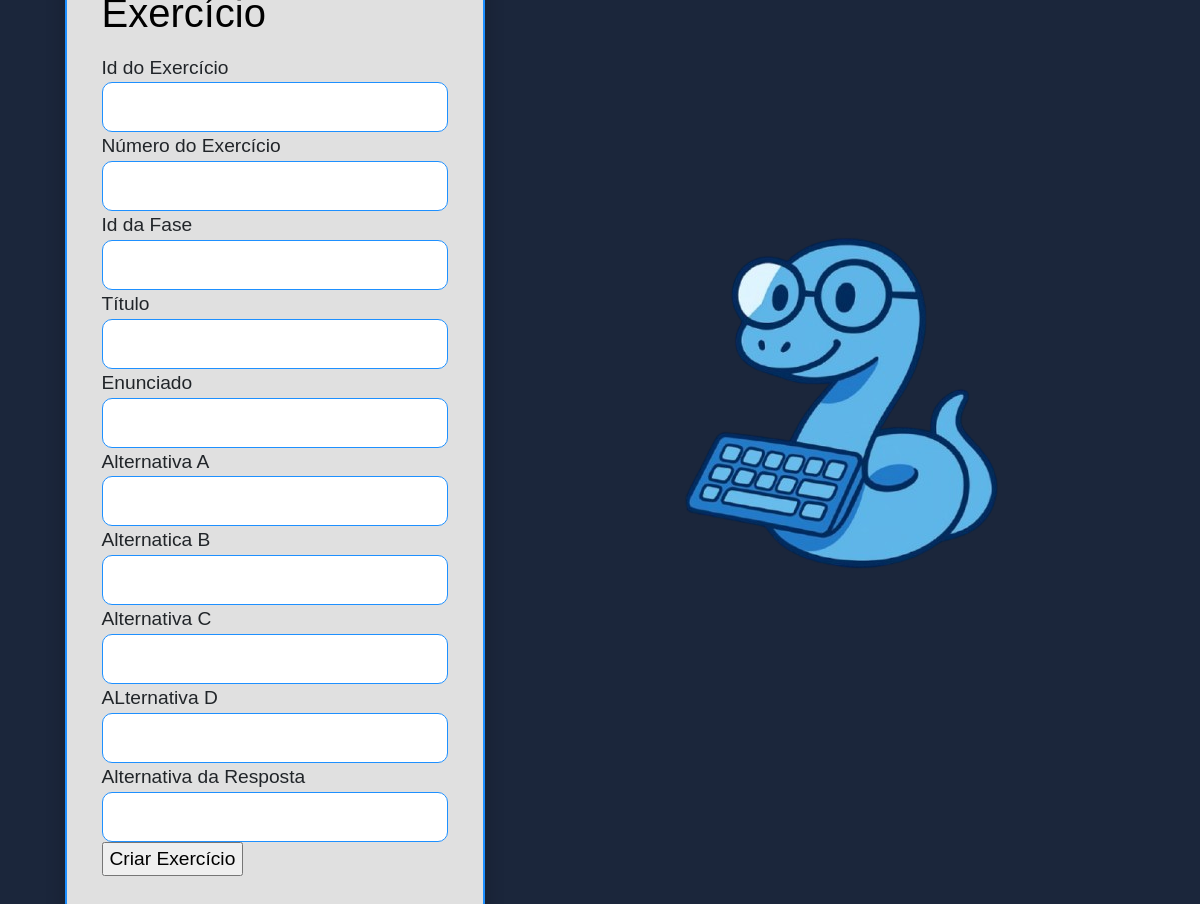
Before: /exercicio/editar/2 with the older database file.
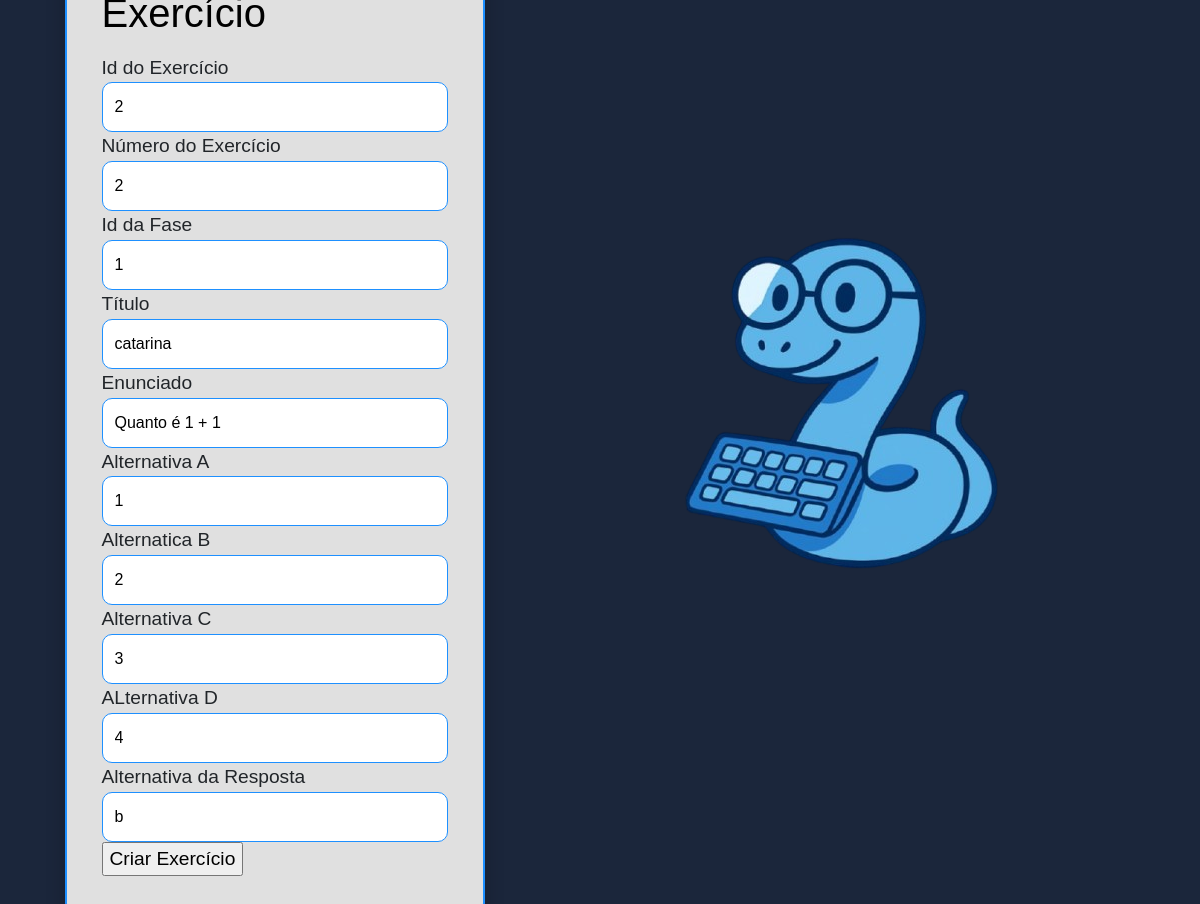
After: the same page with the newer database file.
### models/ExercicioModel.py (models this page shows, shortened)
class ExercicioModel(bd.Model):
    __tablename__ = 'Exercicio'
    idExercicio = bd.Column(bd.Integer, primary_key=True, autoincrement=True)
    titulo = bd.Column(bd.String(25), nullable=False)
    enunciado = bd.Column(bd.Text, nullable=False)
    alternativaA = bd.Column(bd.String(99), nullable=False)
    alternativaB = bd.Column(bd.String(99), nullable=False)
    alternativaC = bd.Column(bd.String(99), nullable=False)
    alternativaD = bd.Column(bd.String(99), nullable=False)
    resposta = bd.Column(bd.Text, nullable=False)
    idFase = bd.Column(bd.Integer, bd.ForeignKey('Fase.idFase'), nullable=False)
    numero = bd.Column(bd.Integer, nullable=False)

### views_mundo.py (the view)
@app.route('/exercicio/editar/<int:idExercicio>')
def editarExercicio(idExercicio):
    oExercicioController = ExercicioController()
    return oExercicioController.editarExercicio(idExercicio)

### helpers.py
class FormularioExercicio(FlaskForm):
    idExercicio = IntegerField("Id do Exercício", validators=[DataRequired()],render_kw={'readonly': True})
    numero = IntegerField("Número do Exercício", validators=[DataRequired()])
    idFase = IntegerField("Id da Fase", validators=[DataRequired()])
    titulo = StringField("Título", validators=[DataRequired(), Length(min=1, max=35)])
    enunciado = StringField("Enunciado", validators=[DataRequired()])
    alternativaA = StringField("Alternativa A", validators=[DataRequired(), Length(min=1, max=99)])
    alternativaB = StringField("Alternatica B", validators=[DataRequired(), Length(min = 1, max=99)])
    alternativaC = StringField("Alternativa C", validators=[DataRequired(),Length(min=1, max=99)])
    alternativaD = StringField("ALternativa D", validators=[DataRequired(), Length(min=1, max=99)])
    resposta = StringField("Alternativa da Resposta",validators=[DataRequired()])
    enviar = SubmitField("Criar Exercício")

### app.py (called while the page is built)
@event.listens_for(Engine, "connect")
def set_sqlite_pragma(dbapi_connection, connection_record):
    cursor = dbapi_connection.cursor()
    cursor.execute("PRAGMA foreign_keys=ON")
    cursor.close()

### templates/formularioExercicio.html (shortened to what this page needs)
{% extends "template.html" %}
{%block cabecalho%}
  <link rel="stylesheet" href="{{url_for('static', filename ='styles/login.css')}}"/>
 {%endblock%}
{%block corpo%}
<main class="container-main">
  <div class="container-principal">
      <h1>Cadastrar Exercício</h1>
      <form action = "{{url_for(aoEnviar)}}" method="post">
        {{form.idExercicio.label()}}
        {{ form.idExercicio(class="barra")}}
        {{form.numero.label()}}
        {{ form.numero(class="barra")}}
        {{form.idFase.label()}}
        {{ form.idFase(class="barra")}}
        {{form.titulo.label()}}
        {{ form.titulo(class="barra")}}
        {{form.enunciado.label()}}
        {{ form.enunciado(class="barra")}}
        {{form.alternativaA.label()}}
        {{ form.alternativaA(class="barra")}}
        {{form.alternativaB.label()}}
        {{ form.alternativaB(class="barra")}}
        {{form.alternativaC.label()}}
        {{ form.alternativaC(class="barra")}}
        {{form.alternativaD.label()}}
        {{ form.alternativaD(class="barra")}}
        {{form.resposta.label()}}
        {{ form.resposta(class="barra")}}
        {{ form.enviar(class = ".button") }}
      </form>
    </div>
       <div>
            <img src="../static/imagens/mascote.png" alt="">
        </div>
</main>
{%endblock%}

Changed rows visible on the page:
added ExercicioModel: idExercicio "2", numero "2", idFase "1", titulo "catarina", enunciado "Quanto é 1 + 1", alternativaA "1", alternativaB "2", alternativaC "3", alternativaD "4", resposta "b"
